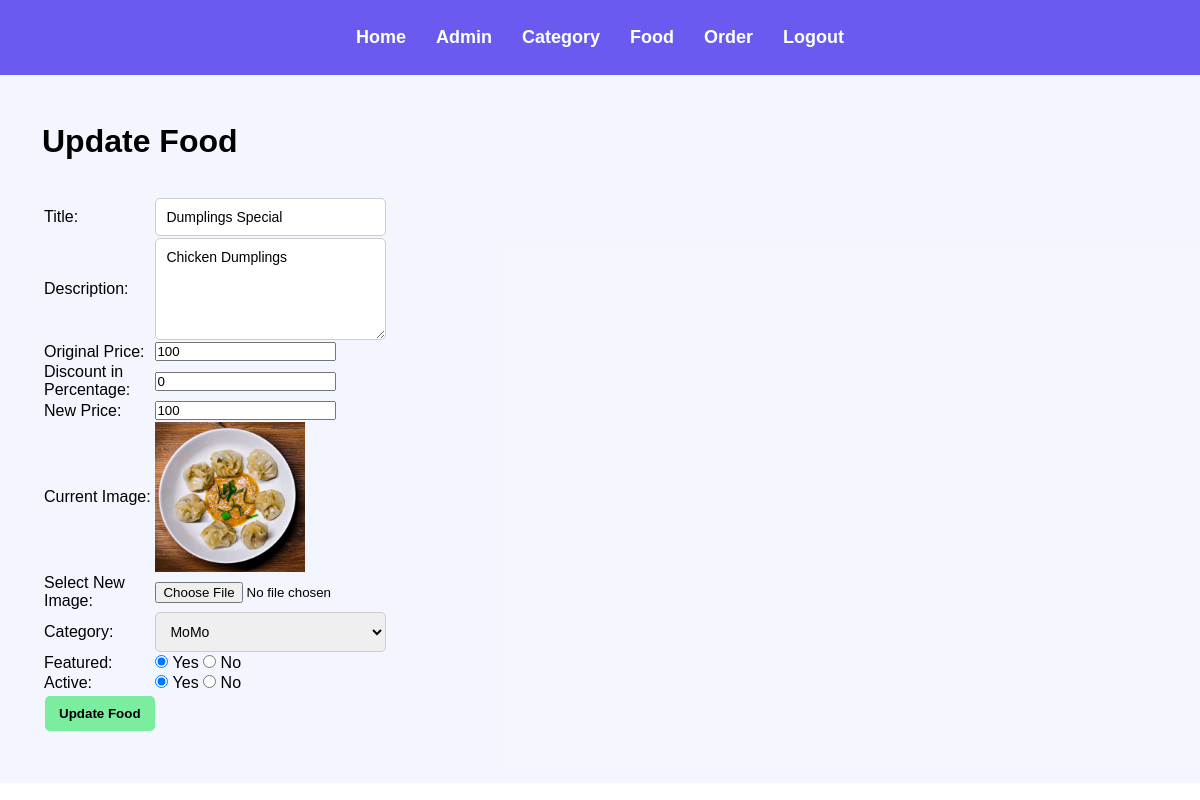
/admin/update-food.php?id=3 (signed in), run on the app's committed database.
### tables this page shows
CREATE TABLE `tbl_food` (
  `id` int(10) UNSIGNED NOT NULL,
  `title` varchar(100) NOT NULL,
  `description` text NOT NULL,
  `price` int(10) NOT NULL,
  `discount` int(10) NOT NULL,
  `new_price` int(10) NOT NULL,
  `image_name` varchar(255) NOT NULL,
  `category_id` int(10) UNSIGNED NOT NULL,
  `featured` varchar(10) NOT NULL,
  `active` varchar(10) NOT NULL
);

CREATE TABLE `tbl_category` (
  `id` int(10) UNSIGNED NOT NULL,
  `title` varchar(100) NOT NULL,
  `image_name` varchar(255) NOT NULL,
  `featured` varchar(10) NOT NULL,
  `active` varchar(10) NOT NULL
);

### admin/update-food.php (the view, shortened to what this page needs)
<?php
include('partials/menu.php'); ?>
<?php
if (isset($_GET['id'])) {
    $id = $_GET['id'];
    $sql2 = "SELECT * FROM tbl_food WHERE id=$id";
    $res2 = mysqli_query($conn, $sql2);
    $row2 = mysqli_fetch_assoc($res2);
    $title = $row2['title'];
    $description = $row2['description'];
    $price = $row2['price'];
    $current_image = $row2['image_name'];
    $current_category = $row2['category_id'];
    $featured = $row2['featured'];
    $active = $row2['active'];
} else {
    header('location:' . SITEURL . 'admin/manage-food.php');
}
?>
<div class="main">
    <div class="container">
        <h1>Update Food</h1>
        <br><br>
        <form action="" method="POST" enctype="multipart/form-data">
            <table class="tbl-30">
                <tr>
                    <td>Title: </td>
                    <td>
                        <input type="text" name="title" value="<?php echo $title; ?>" required>
                    </td>
                </tr>
                <tr>
                    <td>Description: </td>
                    <td>
                        <textarea name="description" cols="30" rows="5"><?php echo $description; ?></textarea>
                    </td>
                </tr>
                <tr>
                    <td>Original Price: </td>
                    <td>
                        <input type="number" id="price" name="price" value="<?php echo $price; ?>" oninput="calculateNewPrice()">
                    </td>
                </tr>
                <tr>
                    <td>Discount in Percentage: </td>
                    <td>
                        <input type="number" id="discount" name="discount" value="0" placeholder="In Percentage" oninput="calculateNewPrice()">
                    </td>
                </tr>
                <tr>
                    <td>New Price: </td>
                    <td>
                        <input type="number" id="new_price" name="new_price" readonly>
                    </td>
                </tr>
                <tr>
                    <td>Current Image: </td>
                    <td>
                        <?php
                        if ($current_image == "") {
                            echo "<div class='error'>Image not Available.</div>";
                        } else {
                        ?>
                            <img src="<?php echo SITEURL; ?>images/food/<?php echo $current_image; ?>" width="150px">
                        <?php
                        }
                        ?>
                    </td>
                </tr>
                <tr>
                    <td>Select New Image: </td>
                    <td>
                        <input type="file" name="image">
                    </td>
                </tr>
                <tr>
                    <td>Category: </td>
                    <td>
                        <select name="category">
                            <?php
                            $sql = "SELECT * FROM tbl_category WHERE active='Yes'";
                            $res = mysqli_query($conn, $sql);
                            $count = mysqli_num_rows($res);
                            if ($count > 0) {
                                while ($row = mysqli_fetch_assoc($res)) {
                                    $category_title = $row['title'];
                                    $category_id = $row['id'];
                            ?>
                                    <option <?php if ($current_category == $category_id) {
                                                echo "selected";
                                            } ?> value="<?php echo $category_id; ?>"><?php echo $category_title; ?></option>
                            <?php
                                }
                            } else {
                                echo "<option value='0'>Category Not Available.</option>";
                            }
                            ?>
                        </select>
                    </td>
                </tr>
                <tr>
                    <td>Featured: </td>
                    <td>
                        <input <?php if ($featured == "Yes") {
                                    echo "checked";
                                } ?> type="radio" name="featured" value="Yes"> Yes
                        <input <?php if ($featured == "No") {
                                    echo "checked";
                                } ?> type="radio" name="featured" value="No"> No
                    </td>
                </tr>
                <tr>
                    <td>Active: </td>
                    <td>
                        <input <?php if ($active == "Yes") {
                                    echo "checked";
                                } ?> type="radio" name="active" value="Yes"> Yes
                        <input <?php if ($active == "No") {
                                    echo "checked";
                                } ?> type="radio" name="active" value="No"> No
                    </td>
                </tr>
                <tr>
                    <td>
                        <input type="submit" name="submit" value="Update Food" class="btn-secondary">
                    </td>
                </tr>
            </table>
        </form>
    </div>
</div>

### css/admin.css (style rules this page uses)
* { margin: 0; padding: 0; font-family: Arial, Helvetica, sans-serif; }
.container { padding: 1%; width: 93%; margin: 0 auto; }
.tbl-30 { width: 30%; }
.btn-secondary { margin: 2% 1%; background-color: #7bed9f; padding: 5px; color: black; text-decoration: none; font-weight: bold; border-radius: 5px; }
.main { background-color: #f1f4ffc4; padding: 3% 0; }
input[type="text"], input[type="password"], input[type="email"], textarea, select { width: calc(100% - 22px); padding: 10px; border: 1px solid #ccc; border-radius: 5px; font-size: 14px; }
input[type="submit"] { padding: 10px 14px; border: none; border-radius: 5px; cursor: pointer; }

### data on the page
tbl_food: title "Dumplings Special", description "Chicken Dumplings", price "100", image_name (picture), category "MoMo", featured "☑", active "☑"
